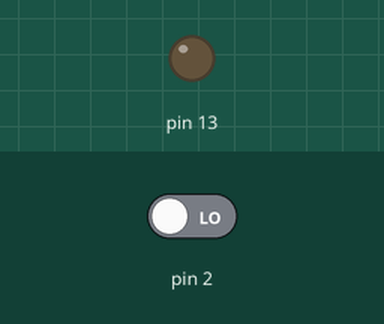
Simulated run of this sketch. Board: Arduino Uno, built with avr-gcc and run on an emulated ATmega328P. Parts: output pins drawn as LEDs (lit = HIGH). The inputs (shaded band) are chosen by the test bench; at power-on: pin 2 LOW.

Above: at 1.2 s.
1.3 s: pin 2 driven HIGH
At 1.9 s:
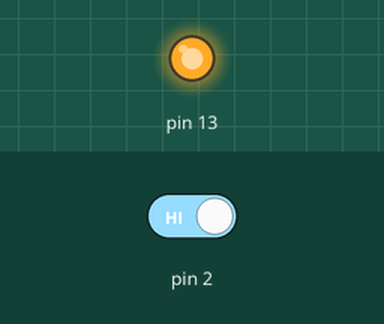
2.8 s: pin 2 driven LOW
At 4.2 s:
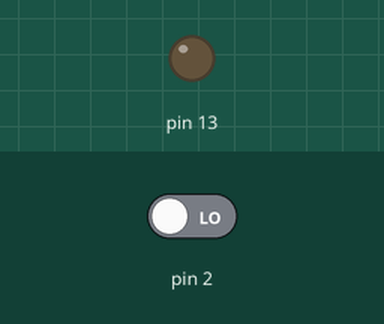
Timing chart, 0 to 5.8 s (numbered marks = the images above; inputs shaded):
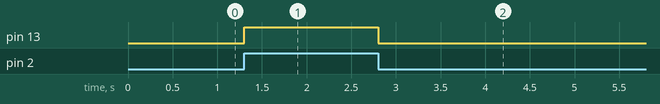

The sketch:

boton.ino
```cpp
void setup() {
  // put your setup code here, to run once:
  pinMode(13, OUTPUT);
  pinMode(2, INPUT);
}

void loop() {
  // put your main code here, to run repeatedly:
  if (digitalRead(2) == HIGH){
    digitalWrite(13, HIGH);
  }
  else {
    digitalWrite(13, LOW);
  }
}
```

Measured:
- after the input at 1.3 s, pin 13: LOW → HIGH at once
- after the input at 2.8 s, pin 13: HIGH → LOW at once
